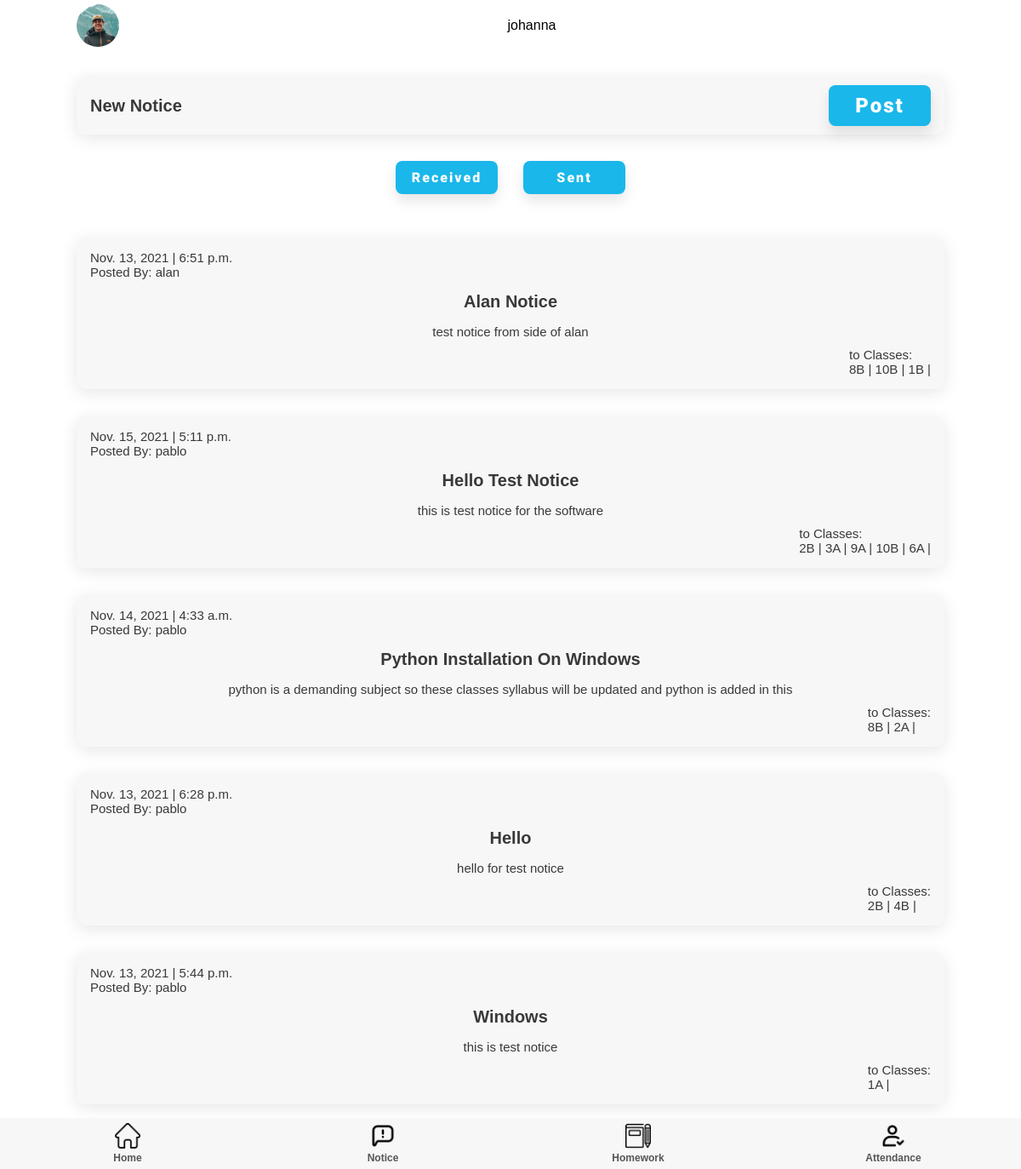
Screenshot of /notice/teacher/all (signed in) with the database file from the repository.
### notice/models.py (models this page shows)
class notice(models.Model):
        topic = models.CharField(max_length=200)
        desc = models.CharField(max_length=2000)
        date = models.DateTimeField(auto_now=True)
        posted_by = models.ForeignKey(User, on_delete=models.CASCADE, null=True)

class receiver(models.Model):
        note = models.ForeignKey(notice, on_delete=models.CASCADE)
        receiver = models.ForeignKey(classSection, on_delete=models.CASCADE)

### teacher/models.py (models this page shows)
class classSection(models.Model):
    Class = models.IntegerField()
    section = models.CharField(max_length=50)
    teacher = models.OneToOneField(teacher, on_delete=models.PROTECT)

### notice/views.py (the view, shortened to what this page needs)
# urls.py: path('teacher/<str:category>', views.teacherNotice, name='teacherNotice'),
def teacherNotice(request, category):
    if category == 'all':
        schoolobj = teacher.objects.get(user = request.user).school
        superadmin_qs = SuperAdmin.objects.filter(school = schoolobj)
        notice_qs = []
        for superadmin in superadmin_qs:
            notice_q = notice.objects.filter(posted_by = superadmin.user).values()
            print(notice_q)
            for item in notice_q:
                notice_qs.append(item)
        print(notice_qs)
        for notice_q in notice_qs:
            notice_q["receiver"] = receiver.objects.filter(note = notice_q["id"])
            notice_q["posted_by"] = User.objects.get(id = notice_q["posted_by_id"]).username
        print("last notice_qs: ", notice_qs)
        notice_qs.reverse()
        return render(request, 'teacherNotice.html', {'notices': notice_qs})

### templates/teacher/teacherNotice.html
{% extends 'attendance.html' %}
{% load static %}
{% block extra-head %}
    <link rel="stylesheet" href="{% static '/css/style.css' %}" />
    <link rel="stylesheet" href="{% static '/css/attendance.css' %}" />
    <link rel="stylesheet" href="{% static '/css/notice.css' %}" />
{% endblock extra-head %}
{% block content %}
<section id="main">
  <section id="start-att">
    <div class="component-back">
      <div>
        <h2>New Notice</h2>
      </div>
      <a href="{% url 'notice:createNotice' %}">
        <button class="btn btn-lg">Post</button>
      </a>
    </div>
  </section>
  <section class="notice-toggle">
    <div class="notice-buttons">
      <a href="{% url 'notice:teacherNotice' "all" %}"><button class="btn btn-md">Received</button></a>
      <a href="{% url 'notice:teacherNotice' "sent" %}"><button class="btn btn-md">Sent</button></a>
    </div>
  </section>
  <section id="home-menu">
    <div class="home-menu">
      {% for notice in notices %}
      <div class="menu-list notice-list">
        <p>{{ notice.date.date }} | {{ notice.date.time }} <br />
        {% if notice.posted_by %}<span>Posted By: {{notice.posted_by}}</span>{% endif %}
        </p>
        <h2>{{ notice.topic }}</h2>
        <p>{{ notice.desc }}</p>
        <p>to Classes: <br /> {% for class in notice.receiver %}{{class.receiver.Class}}{{class.receiver.section}} | {% endfor %}</p>
      </div>
      {% endfor %}
    </div>
  </section>
</section>
{% endblock content %}

### templates/teacher/home.html (shortened to what this page needs)
{% load static %}
<!DOCTYPE html>
<html lang="en">
  {% block head %}
  <head>
    <link
      rel="stylesheet"
      href="https://cdnjs.cloudflare.com/ajax/libs/font-awesome/6.0.0-beta2/css/all.min.css"
    />
    <link rel="stylesheet" href="{% static 'css/style.css' %}" />
    {% block extra-head %}{% endblock extra-head %}
  </head>
  {% endblock head %}
  <body>
    <section id="main">
      {% block nav %}
      <section id="nav">
        <nav class="top-navbar">
          <div class="profile-picture">
            <img src="{% static '/img/profile.jpg' %}" />
          </div>
          {{ user.username }}
        </nav>
      </section>
    {% endblock nav %}
{% block content %}{% endblock content %}
      {% block nav-bottom %}
      <section id="bottom-nav">
        <nav class="bottom-navbar">
          <div class="nav-links">
            <div class="nav-button">
              <a href="{% url 'teacher:teacherhome' %}">
                <img src="{% static '/img/home.png' %}" />
                <h5 class="faded">Home</h5>
              </a>
            </div>
            <div class="nav-button">
              <a href="{% url 'notice:teacherNotice' "all" %}">
                <img src="{% static '/img/notice.png' %}" />
                <h5 class="faded">Notice</h5>
              </a>
            </div>
            <div class="nav-button">
              <a href="{% url 'homework:homeworkTeacher' %}">
                <img src="{% static 'img/homework.png' %}" />
                <h5 class="faded">Homework</h5>
              </a>
            </div>
            <div class="nav-button">
              <a href="{% url 'attendance:attendance' %}">
                <img src="{% static '/img/check.png' %}" />
                <h5 class="faded">Attendance</h5>
              </a>
            </div>
          </div>
        </nav>
      </section>
      {% endblock nav-bottom %}
    </section>
  </body>
</html>

### static/css/style.css (style rules this page uses)
:root { --dark-green: #1ab7ea; --light-green: #9cdabd; --dark-red: #fb3f4a; --light-red: #fb878e; --light-red: #2196f3; --light-grey: #f7f7f8; --dark-grey: #e7e7e8; --dark: #393939; --faded: #555555; --center-width: 85%; }
* { box-sizing: border-box; margin: 0; padding: 0; }
body { font-family: "Arial", sans-serif; -webkit-font-smoothing: antialiased; }
a { text-decoration: none; }
* { margin: 0; padding: 0; }
#main { margin: auto; margin-bottom: 60px; width: 100%; background-color: #fff; }
#nav { margin-bottom: 30px; }
.top-navbar { margin: auto; display: flex; justify-content: space-between; align-items: center; align-content: center; height: 60px; width: var(--center-width); }
.profile-picture { height: 50px; width: 50px; }
.profile-picture img { height: 100%; width: 100%; border-radius: 50px; object-fit: cover; }
.home-menu, .goto { margin: 35px auto 0; width: var(--center-width); display: flex; flex-direction: column; justify-content: space-between; }
.menu-list, .component-back { background-color: var(--light-grey); border-radius: 10px; display: flex; justify-content: space-between; align-items: center; margin: 1em 0; padding: 10px 16px; transition: all 0.5s ease 0s; box-shadow: 0px 4px 20px rgba(0, 0, 0, 0.1); }
.bottom-navbar { margin: auto; position: fixed; bottom: 0; background-color: var(--light-grey); height: 60px; width: 100%; }
.nav-links { margin: auto; width: var(--center-width); display: flex; justify-content: space-between; width: 100%; }
.nav-button { height: 60px; width: 25%; display: flex; flex-direction: column; justify-content: space-around; align-items: center; transition: all 0.3s ease-in-out 0.1s; }
.nav-button > a { width: 100%; text-align: center; }
.nav-button img { height: 30px; }
.btn { display: inline-block; background: var(--dark-green); color: #fff; padding: 10px 15px; min-width: 120px; font-size: 1rem; text-align: center; border: none; cursor: pointer; outline: none; box-shadow: 0px 8px 15px rgba(0, 0, 0, 0.1); transition: all 0.3s ease 0s; border-radius: 8px; letter-spacing: 2px; font-family: "Roboto", sans-serif; font-weight: 900; }
.btn-lg { font-size: 1.5rem; }
.btn-md { font-size: 1rem; }
p { color: var(--dark); font-size: 15px; font-weight: 300; }
h2 { color: var(--dark); text-transform: capitalize; font-size: 20px; font-weight: 600; }
h5 { color: var(--dark); font-size: 12px; font-weight: 600; }
.faded { color: var(--faded); }

### static/css/attendance.css (style rules this page uses)
#start-att { width: 85%; margin: auto; }

### static/css/notice.css (style rules this page uses)
.notice-list { flex-direction: column; }
.notice-list > p:nth-child(1) { align-self: baseline; }
.notice-list > p:nth-child(4) { align-self: end; }
.notice-list > * { margin: 5px 0px; }
.notice-list h2 { margin: 10px 0; }
.notice-toggle { margin: auto; }
.notice-buttons { display: flex; justify-content: center; }
.notice-toggle .notice-buttons .btn { margin: 15px 15px 0 15px; }

### rows the page displays
notice: date "Nov. 13, 2021", date.time "6:51 p.m.", posted_by "alan", topic "Alan Notice", desc "test notice from side of alan"
receiver: receiver.Class "8", receiver.section "B"
receiver: receiver.Class "10", receiver.section "B"
receiver: receiver.Class "1", receiver.section "B"
notice: date "Nov. 15, 2021", date.time "5:11 p.m.", posted_by "pablo", topic "Hello Test Notice", desc "this is test notice for the software"
receiver: receiver.Class "2", receiver.section "B"
receiver: receiver.Class "3", receiver.section "A"
receiver: receiver.Class "9", receiver.section "A"
receiver: receiver.Class "10", receiver.section "B"
receiver: receiver.Class "6", receiver.section "A"
notice: date "Nov. 14, 2021", date.time "4:33 a.m.", posted_by "pablo", topic "Python Installation On Windows", desc "python is a demanding subject so these classes syllabus will be updated and python is added in this"
receiver: receiver.Class "8", receiver.section "B"
receiver: receiver.Class "2", receiver.section "A"
notice: date "Nov. 13, 2021", date.time "6:28 p.m.", posted_by "pablo", topic "Hello", desc "hello for test notice"
receiver: receiver.Class "2", receiver.section "B"
receiver: receiver.Class "4", receiver.section "B"
notice: date "Nov. 13, 2021", date.time "5:44 p.m.", posted_by "pablo", topic "Windows", desc "this is test notice"
receiver: receiver.Class "1", receiver.section "A"

### other values shown
{{ user.username }} "johanna"
